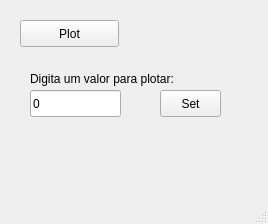
<?xml version="1.0" encoding="UTF-8"?>
<ui version="4.0">
 <class>MainWindow</class>
 <widget class="QMainWindow" name="MainWindow">
  <property name="geometry">
   <rect>
    <x>0</x>
    <y>0</y>
    <width>268</width>
    <height>224</height>
   </rect>
  </property>
  <property name="windowTitle">
   <string>MainWindow</string>
  </property>
  <widget class="QWidget" name="centralwidget">
   <widget class="QPushButton" name="pushButton_plot">
    <property name="geometry">
     <rect>
      <x>20</x>
      <y>20</y>
      <width>99</width>
      <height>27</height>
     </rect>
    </property>
    <property name="text">
     <string>Plot</string>
    </property>
   </widget>
   <widget class="QLineEdit" name="lineEdit">
    <property name="geometry">
     <rect>
      <x>30</x>
      <y>90</y>
      <width>91</width>
      <height>27</height>
     </rect>
    </property>
    <property name="inputMask">
     <string/>
    </property>
    <property name="text">
     <string>0</string>
    </property>
    <property name="frame">
     <bool>true</bool>
    </property>
   </widget>
   <widget class="QLabel" name="label">
    <property name="geometry">
     <rect>
      <x>30</x>
      <y>70</y>
      <width>191</width>
      <height>17</height>
     </rect>
    </property>
    <property name="text">
     <string>Digita um valor para plotar:</string>
    </property>
   </widget>
   <widget class="QPushButton" name="pushButton_set">
    <property name="geometry">
     <rect>
      <x>160</x>
      <y>90</y>
      <width>61</width>
      <height>27</height>
     </rect>
    </property>
    <property name="text">
     <string>Set</string>
    </property>
   </widget>
  </widget>
  <widget class="QMenuBar" name="menubar">
   <property name="geometry">
    <rect>
     <x>0</x>
     <y>0</y>
     <width>268</width>
     <height>25</height>
    </rect>
   </property>
  </widget>
  <widget class="QStatusBar" name="statusbar"/>
 </widget>
 <resources/>
 <connections/>
</ui>
